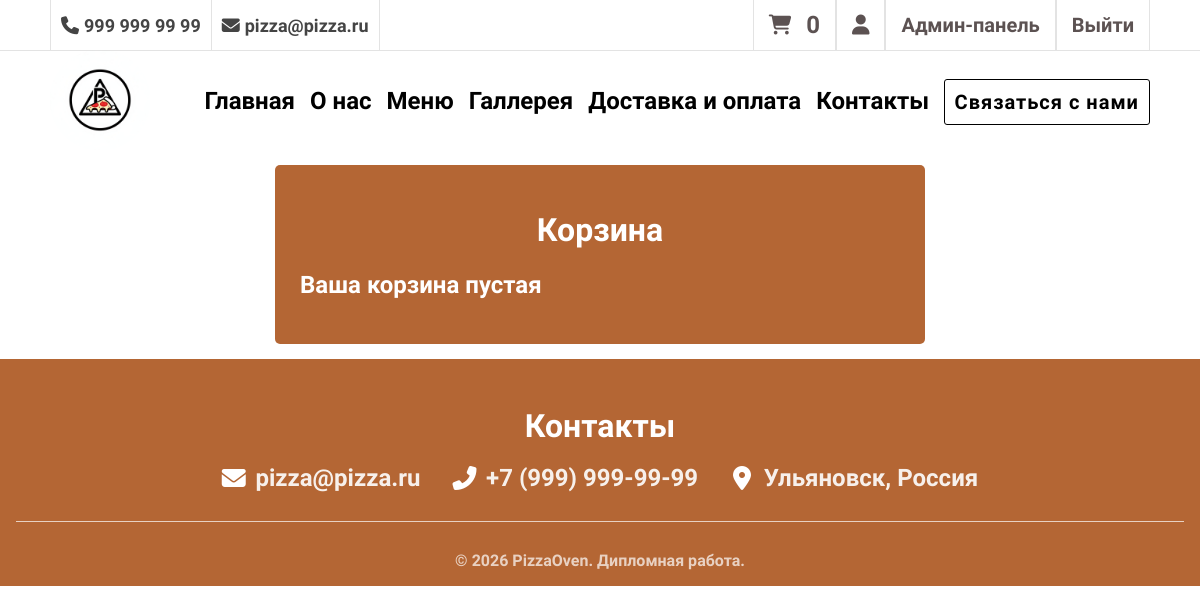
The app's page /cart/ (signed in), older data.
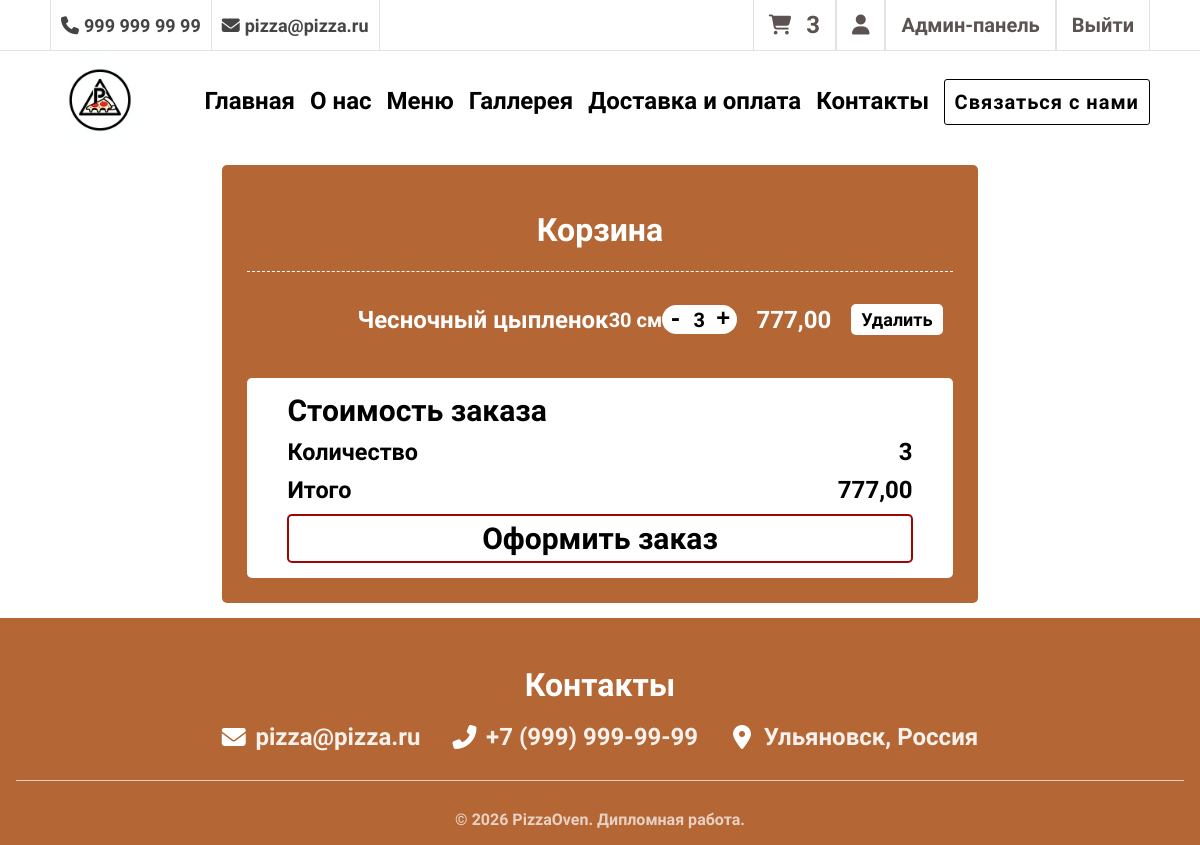
The same page, newer data.
### carts/models.py (models this page shows, shortened)
class Cart(models.Model):
    SIZE_CHOICES = [
        ('30', '30 см'),
        ('35', '35 см'),
        ('40', '40 см'),
    ]
    user = models.ForeignKey(to=User, on_delete=models.CASCADE, blank=True, null=True, verbose_name="Пользователь")
    pizza = models.ForeignKey(to=Pizza, on_delete=models.CASCADE, verbose_name="Пицца")
    size = models.CharField(max_length=2, choices=SIZE_CHOICES, default='30', verbose_name="Размер")
    quantity = models.PositiveSmallIntegerField(default=0, verbose_name="Количество")
    created_timestamp = models.DateTimeField(auto_now_add=True, verbose_name="Дата добавления")
    session_key = models.CharField(max_length=32, null=True, blank=True)
    class Meta:
        db_table = "cart"
        verbose_name = "Корзина"
        verbose_name_plural = "Корзина"
    objects = CartQuerySet().as_manager()
    def get_price(self):
        if self.size == '30':
            return self.pizza.sell_price_30()
        elif self.size == '35':
            return self.pizza.sell_price_35()
        elif self.size == '40':
            return self.pizza.sell_price_40()
        return self.pizza.sell_price_30()
    def pizzas_price(self):
        return round(self.get_price() * self.quantity, 2)
    def pizzas_price_with_discount(self, user):
        price = self.pizzas_price()
        discount = user.get_discount()
        if discount:
            price -= price * Decimal(discount) / 100
        return round(price, 2)

### catalog/models.py (models this page shows, shortened)
class Pizza(models.Model):
    name = models.CharField(max_length=200, verbose_name="Название пиццы")
    slug = models.SlugField(max_length=200, unique=True, verbose_name="URL")
    description = models.TextField(verbose_name="Описание")
    price_30 = models.DecimalField(max_digits=8, decimal_places=2, verbose_name="Цена 30 см")
    price_35 = models.DecimalField(max_digits=8, decimal_places=2, verbose_name="Цена 35 см")
    price_40 = models.DecimalField(max_digits=8, decimal_places=2, verbose_name="Цена 40 см")
    category = models.ForeignKey(Category, on_delete=models.CASCADE, related_name='pizzas', verbose_name="Категория")
    discount = models.DecimalField(default=0.00, max_digits=4, decimal_places=2,verbose_name="Скидка в %")
    is_popular = models.BooleanField(default=False, verbose_name="Популярная")
    is_new = models.BooleanField(default=False, verbose_name="Новинка")
    is_spicy = models.BooleanField(default=False, verbose_name="Острая")
    is_vegetarian = models.BooleanField(default=False, verbose_name="Вегетарианская")
    image_url = models.URLField(blank=True, verbose_name="URL изображения")
    order = models.IntegerField(default=0, verbose_name="Порядок отображения")
    class Meta:
        verbose_name = "Пицца"
        verbose_name_plural = "Пиццы"
        ordering = ['order', 'name']
    def sell_price_30(self):
        if self.discount:
            return round(self.price_30 - self.price_30*self.discount/100, 2)
        return self.price_30

### carts/views.py (the view)
# urls.py: path('', views.cart, name='cart'),
def cart(request):
    carts = Cart.objects.filter(user=request.user)
    context = {
        'carts': carts,
        'discount': request.user.get_discount(),
        'total_price': carts.total_price_with_discount(request.user),
        'total_price_discount': carts.total_price_with_discount(request.user)
    }
    return render(request, "carts/cart.html", context)

### carts/context_processors.py (called while the page is built)
def cart_total_quantity(request):
    total_quantity = 0
    if request.user.is_authenticated:
        carts = Cart.objects.filter(user=request.user)
        total_quantity = sum(cart.quantity for cart in carts)
    else:
        session_key = request.session.session_key
        if session_key:
            carts = Cart.objects.filter(session_key=session_key)
            total_quantity = sum(cart.quantity for cart in carts)
    return {'cart_total_quantity': total_quantity}

### carts/models.py (called while the page is built)
    def total_price_with_discount(self, user):
        total = Decimal('0')
        for cart in self:
            total += cart.pizzas_price_with_discount(user)
        return round(total, 2)

    def total_quantity(self):
        if self:
            return sum(cart.quantity for cart in self)
        return 0

### users/models.py (called while the page is built)
    def get_discount(self):
        if self.orders_count >= 30:
            return 15
        elif self.orders_count >= 15:
            return 10
        elif self.orders_count >= 5:
            return 5
        return 0

### carts/templates/carts/cart.html (shortened to what this page needs)
{% extends 'main/base.html' %}
{% load static %}
{% block head %}
<link rel="stylesheet" href="{% static 'carts/css/cart.css' %}" />
{%endblock %}
{% block main %}
<div class="cart-wrapper">
    <div class="cart">
        <h1>Корзина</h1>
        {% if carts %}
        {% for cart in carts %}
        <section class="order-section" data-cart-id="{{ cart.id }}">
            <div class="order-info">
                <div class="order-name">
                    <p>{{cart.pizza.name}}</p>
                </div>
                <div class="order-size">
                    <p>{{cart.size}} см</p>
                </div>
                <div class="order-quantity">
                    <button type="button" class="quantity-button decrement"
                        data-url="{% url 'cart_change' cart.id %}">-</button>
                    <p class="item-quantity">{{cart.quantity}}</p>
                    <button type="button" class="quantity-button increment"
                        data-url="{% url 'cart_change' cart.id %}">+</button>
                </div>
            </div>
            <div class="order-price">
                <p class="item-price">{{cart.pizzas_price}}</p>
            </div>
            <div class="order-remove">
                <button class="remove-button" data-url="{% url 'cart_remove' cart.id %}">Удалить</button>
            </div>
        </section>
        {% endfor%}
        <section class="price-section">
            <h2>Стоимость заказа</h2>
            <div class="row">
                <h3>Количество</h3>
                <p id="cart-total-quantity">{{carts.total_quantity}}</p>
            </div>
            <div class="row">
                <h3>Итого </h3>
                <p id="cart-total-price">{{total_price}}</p>
            </div>
            <a href="{% url 'orders:order_create' %}" class="order-create-button">Оформить заказ</a>
        </section>
        {%else %}
        <h2>Ваша корзина пустая</h1>
            {% endif %}
    </div>
    {% endblock %}

Row changes from the older to the newer data that the page shows:
added Cart: pizza.name "Чесночный цыпленок", size "30", quantity "3", pizzas_price "777,00", total_quantity "3"
Text that changed along with them:
{{ cart_total_quantity }}: (not shown) → "3"
{{ total_price }}: (not shown) → "777,00"
text no longer shown: "0 Ваша корзина пустая"
text now shown: "Стоимость заказа Количество Итого Оформить заказ"
